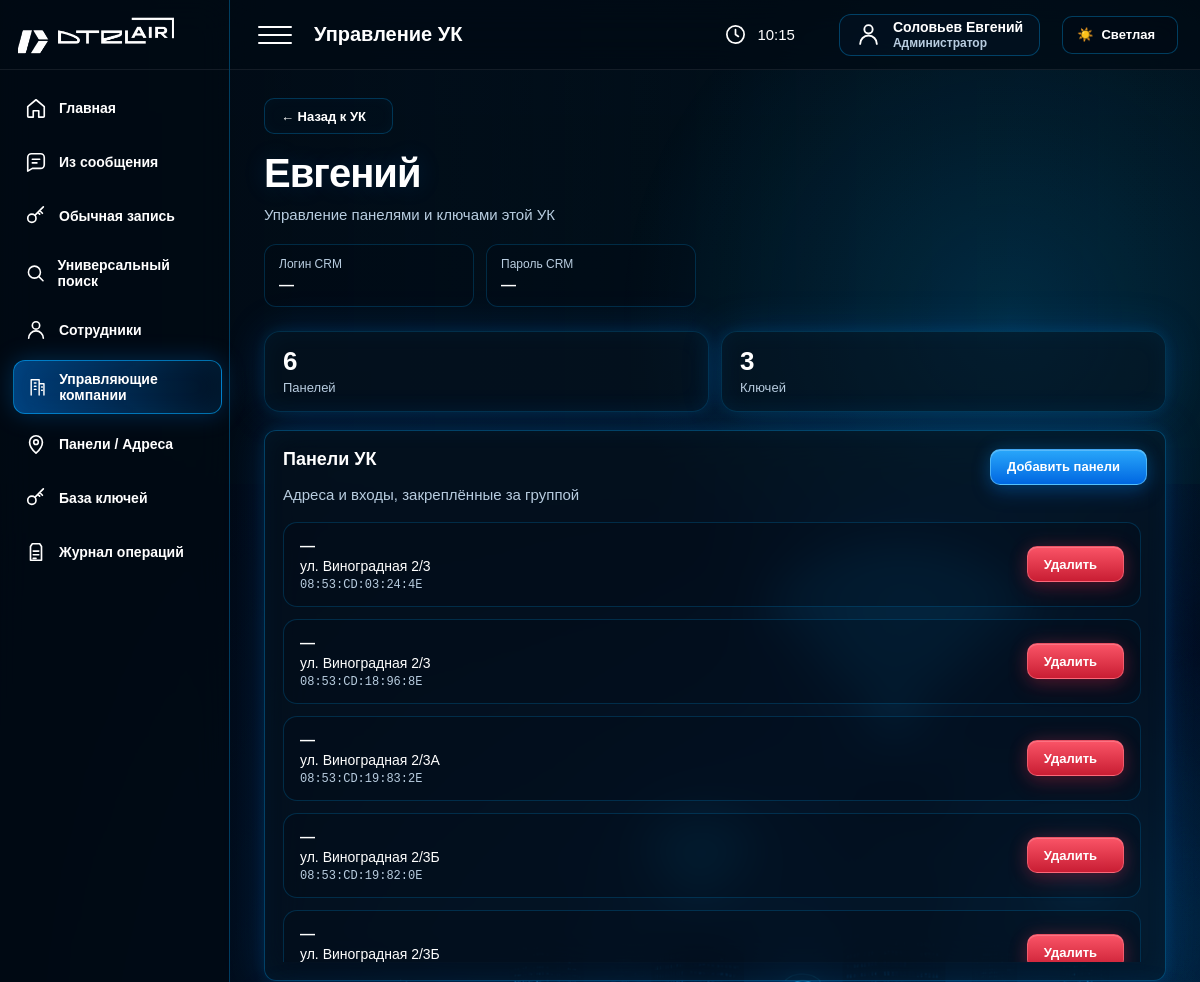
Before: /uk/1 (signed in, upper part) with the older database file.
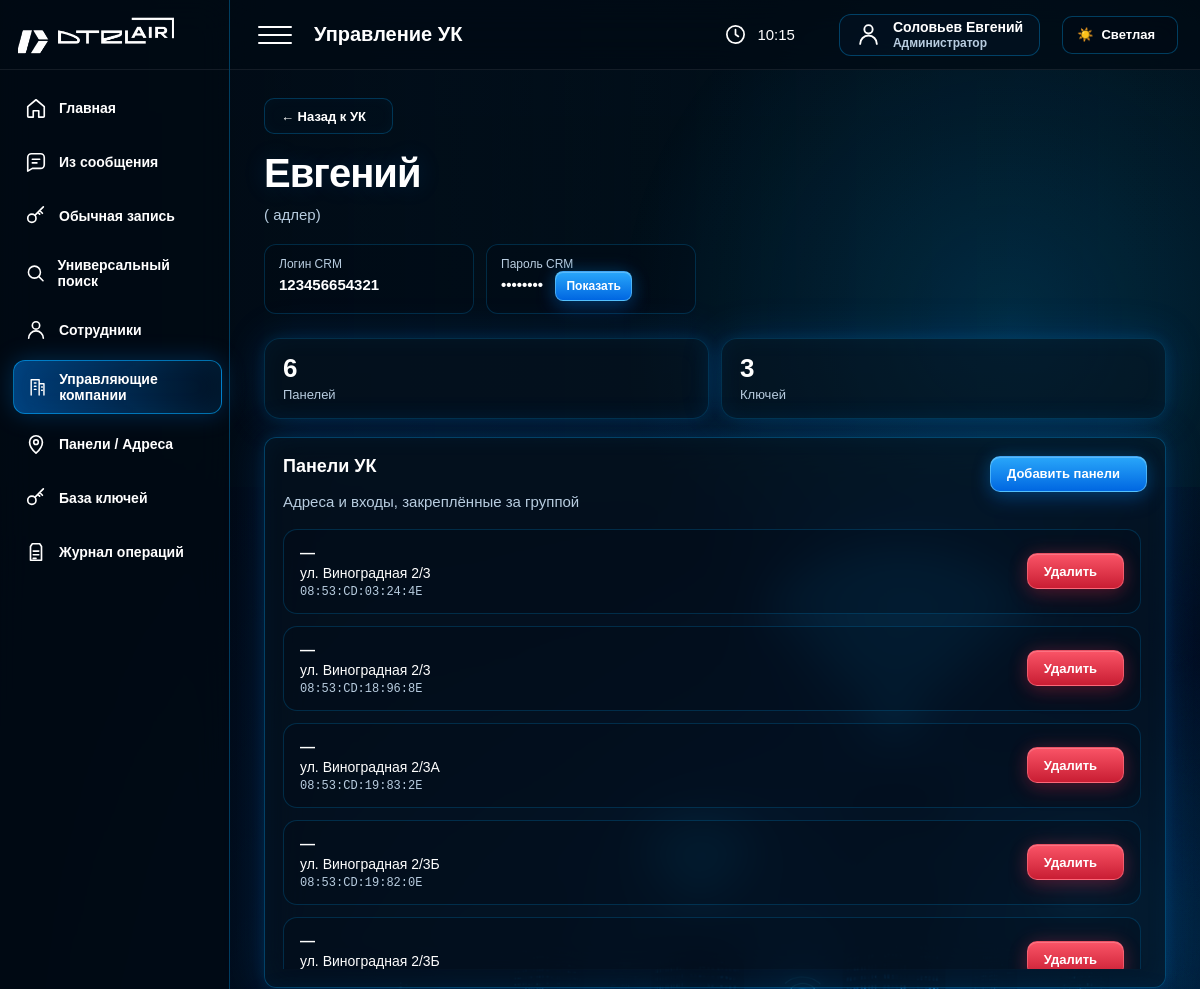
After: the same page with the newer database file.
### tables this page shows
CREATE TABLE uk_groups (
            id INTEGER PRIMARY KEY AUTOINCREMENT,
            name TEXT UNIQUE NOT NULL,
            note TEXT DEFAULT ''
        , crm_login TEXT DEFAULT '', crm_password TEXT DEFAULT '');

CREATE TABLE panels (
            id INTEGER PRIMARY KEY AUTOINCREMENT,
            address TEXT NOT NULL,
            entrance TEXT DEFAULT '',
            name TEXT NOT NULL,
            mac TEXT UNIQUE NOT NULL,
            tags TEXT DEFAULT '',
            enabled INTEGER DEFAULT 1,
            created_at TEXT DEFAULT CURRENT_TIMESTAMP
        );

### app/routers/uk.py (the view)
@router.get("/uk/{group_id}", response_class=HTMLResponse)
def uk_detail(
    request: Request,
    group_id: int,
):
    group = get_group(group_id)
    if not group:
        return RedirectResponse(
            url="/uk",
            status_code=303,
        )
    return templates.TemplateResponse(
        "uk_detail.html",
        {
            "request": request,
            "group": group,
            "group_panels": get_group_panels(group_id),
            "available_panels": get_available_panels(group_id),
            "group_keys": get_group_keys(group_id),
            "message": None,
        },
    )

### app/templates/uk_detail.html (shortened to what this page needs)
{% extends 'base.html' %}
{% block page_name %}Управление УК{% endblock %}
{% block content %}
<div class="hero-title uk-detail-hero">
    <div>
        <a class="btn btn-small btn-ghost" href="/uk">
            ← Назад к УК
        </a>
        <h1>{{ group.name }}</h1>
        <p class="subtitle">
            {{ group.note or 'Управление панелями и ключами этой УК' }}
        </p>
        <div class="uk-detail-crm">
            <div>
                <span>Логин CRM</span>
                <b>{{ group.crm_login or '—' }}</b>
            </div>
            <div>
                <span>Пароль CRM</span>
                <b
                    id="detailCrmPassword"
                    data-password="{{ group.crm_password or '' }}"
                >
                    {% if group.crm_password %}
                        ••••••••
                    {% else %}
                        —
                    {% endif %}
                </b>
                {% if group.crm_password %}
                <button
                    type="button"
                    class="uk-detail-password-toggle"
                    id="detailPasswordToggle"
                >
                    Показать
                </button>
                {% endif %}
            </div>
        </div>
    </div>
    <div class="uk-stats">
        <div>
            <b>{{ group_panels|length }}</b>
            <span>Панелей</span>
        </div>
        <div>
            <b>{{ group_keys|length }}</b>
            <span>Ключей</span>
        </div>
    </div>
</div>
<div class="uk-control-grid">
    <div class="panel uk-manage-panel">
        <div class="panel-head">
            <div>
                <h2>Панели УК</h2>
                <p class="subtitle">
                    Адреса и входы, закреплённые за группой
                </p>
            </div>
            <button
                type="button"
                class="btn btn-small"
                id="openPanelsModal"
            >
                Добавить панели
            </button>
        </div>
        {% if group_panels %}
        <div class="uk-items-list">
            {% for p in group_panels %}
            <div class="uk-item-row">
                <div>
                    <b>{{ p.entrance or '—' }}</b>
                    <span>{{ p.address }}</span>
                    <small>{{ p.mac }}</small>
                </div>
                <form
                    method="post"
                    action="/uk/{{ group.id }}/panels/remove"
                    onsubmit="return confirm('Убрать эту панель из УК?')"
                >
                    <button
                        type="submit"
                        class="danger-btn btn-small"
                    >
                        Удалить
                    </button>
                </form>
            </div>
            {% endfor %}
        </div>
        {% else %}
        <p class="warn">Панели пока не добавлены.</p>
        {% endif %}
    </div>
</div>
{% endblock %}

### app/templates/base.html (shortened to what this page needs)
<!DOCTYPE html>
<html lang="ru">
<head>
    <link rel="stylesheet" href="/static/css/style.css">
</head>
<body>
<div class="app-shell">
    <aside class="sidebar">
        <div class="brand">
            <img src="/static/img/logo.png" alt="DTEL AIR">
        </div>
        <nav class="sidebar-nav">
            <a class="nav-item" href="/">
                <svg viewBox="0 0 24 24"><path d="M3 10.5 12 3l9 7.5V21a1 1 0 0 1-1 1h-5v-7H9v7H4a1 1 0 0 1-1-1z"/></svg>
                <span>Главная</span>
            </a>
            <a class="nav-item" href="/message">
                <svg viewBox="0 0 24 24"><path d="M21 15a4 4 0 0 1-4 4H8l-5 3V7a4 4 0 0 1 4-4h10a4 4 0 0 1 4 4z"/><path d="M8 9h8M8 13h5"/></svg>
                <span>Из сообщения</span>
            </a>
            <a class="nav-item" href="/write/manual">
                <svg viewBox="0 0 24 24"><circle cx="7.5" cy="14.5" r="4.5"/><path d="m11 11 9-9M16 6l3 3M14 8l2 2"/></svg>
                <span>Обычная запись</span>
            </a>
            <a class="nav-item" href="/search">
                <svg viewBox="0 0 24 24"><circle cx="11" cy="11" r="7"/><path d="m16.5 16.5 4.5 4.5"/></svg>
                <span>Универсальный поиск</span>
            </a>
            <a class="nav-item" href="/employees">
                <svg viewBox="0 0 24 24"><path d="M20 21a8 8 0 0 0-16 0"/><circle cx="12" cy="7" r="4"/></svg>
                <span>Сотрудники</span>
            </a>
            <a class="nav-item" href="/uk">
                <svg viewBox="0 0 24 24"><path d="M4 22V3h10v19M14 8h6v14"/><path d="M8 7h2M8 11h2M8 15h2M17 12h1M17 16h1"/></svg>
                <span>Управляющие компании</span>
            </a>
            <a class="nav-item" href="/panels">
                <svg viewBox="0 0 24 24"><path d="M12 22s7-6.2 7-12a7 7 0 0 0-14 0c0 5.8 7 12 7 12z"/><circle cx="12" cy="10" r="2.5"/></svg>
                <span>Панели / Адреса</span>
            </a>
            <a class="nav-item" href="/keys">
                <svg viewBox="0 0 24 24"><circle cx="7.5" cy="14.5" r="4.5"/><path d="m11 11 9-9M16 6l3 3M14 8l2 2"/></svg>
                <span>База ключей</span>
            </a>
            <a class="nav-item" href="/log">
                <svg viewBox="0 0 24 24"><path d="M8 3h8l2 3v15H6V6z"/><path d="M9 11h6M9 15h6M9 19h3"/></svg>
                <span>Журнал операций</span>
            </a>
        </nav>
    </aside>
    <main class="main">
        <header class="topbar">
            <div class="topbar-left">
                <div class="burger">
                    <span></span>
                    <span></span>
                    <span></span>
                </div>
                <div class="top-title">
                    {% block page_name %}Панель управления{% endblock %}
                </div>
            </div>
            <div class="topbar-right">
                <div class="top-info">
                    <svg viewBox="0 0 24 24">
                        <circle cx="12" cy="12" r="9"/>
                        <path d="M12 7v5l3 2"/>
                    </svg>
                    <span id="live-time">--:--</span>
                </div>
                <a class="user-pill" href="/users" title="Пользователи">
                    <svg viewBox="0 0 24 24">
                        <path d="M20 21a8 8 0 0 0-16 0"/>
                        <circle cx="12" cy="7" r="4"/>
                    </svg>
                    <span class="user-pill-text">
                        <b>
                            {% if current_user(request) %}
                                {{ current_user(request)["full_name"] }}
                            {% else %}
                                Пользователь
                            {% endif %}
                        </b>
                        <small>
                            {% if current_user(request) %}
                                {% if current_user(request)["role"] == "admin" %}
                                    Администратор
                                {% else %}
                                    Оператор
                                {% endif %}
                            {% else %}
                                Гость
                            {% endif %}
                        </small>
                    </span>
                </a>
                <button type="button" class="theme-toggle theme-icon-only" id="themeToggle">
                    <span class="theme-icon">☀️</span>
                    <span class="theme-text">Светлая</span>
                </button>
            </div>
        </header>
        <section class="content">
            {% block content %}{% endblock %}
        </section>
    </main>
</div>
</body>
</html>

### app/static/css/base.css (style rules this page uses)
* { box-sizing: border-box; }
:root { --sidebar-width: 230px; --bg-color: #02111a; --text: #ffffff; --text-strong: #ffffff; --muted: #b8cde0; --panel: rgba(6, 20, 34, 0.58); --panel-strong: rgba(0, 10, 20, 0.72); --line: rgba(0, 170, 255, 0.32); --line-soft: rgba(0, 170, 255, 0.20); --soft: rgba(255, 255, 255, 0.08); --blue: #00aaff; --blue-2: #0b8fff; --green: #2cff9a; --red: #ff4a5f; --yellow: #ffc400; --field-bg: rgba(0, 10, 20, 0.72); --field-text: #ffffff; --field-border: rgba(0, 170, 255, 0.34); --hover-bg: rgba(0, 170, 255, 0.08); --hover-text: #ffffff; --shadow-panel: inset 0 0 24px rgba(0,170,255,.05), 0 0 14px rgba(0,170,255,.12), 0 0 42px rgba(0,120,255,.18); }
html, body { margin: 0; min-height: 100%; font-family: Arial, Helvetica, sans-serif; color: var(--text); background: linear-gradient( 90deg, rgba(0, 8, 17, 0.90) 0%, rgba(0, 12, 25, 0.62) 34%, rgba(0, 12, 25, 0.25) 66%, rgba(0, 12, 25, 0.04) 100% ), linear-gradient( 180deg, rgba(0, 8, 17, 0.08), rgba(0, 8, 17, 0.35) ), url("/static/img/hero.png") right center / contain fixed no-repeat; background-color: var(--bg-color); }
body::before { content: ""; position: fixed; inset: 0; pointer-events: none; background: radial-gradient(circle at 84% 18%, rgba(0, 170, 255, 0.18), transparent 22%), radial-gradient(circle at 76% 74%, rgba(0, 150, 255, 0.12), transparent 28%), radial-gradient(circle at 95% 52%, rgba(0, 190, 255, 0.08), transparent 20%); z-index: 0; }
h1 { margin: 0 0 10px; color: var(--text-strong); font-size: 40px; line-height: 1.05; font-weight: 900; letter-spacing: -1px; text-shadow: 0 0 24px rgba(0, 140, 255, 0.16); }
h2 { margin: 0 0 14px; color: var(--text-strong); font-size: 18px; }
p { margin: 0; }
.subtitle { margin: 0; color: var(--muted); font-size: 15px; line-height: 1.45; }

### app/static/css/components.css (style rules this page uses)
.panel, .card { background: var(--panel); color: var(--text); border: 1px solid var(--line); border-radius: 12px; backdrop-filter: blur(22px); box-shadow: var(--shadow-panel); transition: 0.22s; }
.panel { padding: 18px; }
.btn, button, input[type="submit"] { min-height: 42px; display: inline-flex; align-items: center; justify-content: center; gap: 10px; padding: 0 22px; color: #ffffff; background: linear-gradient(180deg, rgba(42, 170, 255, 0.98), rgba(0, 105, 230, 0.98)); border: 1px solid rgba(120, 215, 255, 0.55); border-radius: 12px; font-size: 14px; font-weight: 900; text-decoration: none; cursor: pointer; box-shadow: inset 0 1px 0 rgba(255, 255, 255, 0.22), 0 8px 20px rgba(0, 100, 220, 0.24), 0 0 18px rgba(0, 170, 255, 0.22); transition: transform .18s, background .18s, box-shadow .18s, border-color .18s; }
.btn::after { content: "→"; font-size: 18px; line-height: 1; }
.btn-small { min-height: 36px; height: 36px; padding: 0 16px; border-radius: 10px; font-size: 13px; }
.btn-small::after { content: ""; }
.btn-ghost { color: var(--text); background: rgba(0, 18, 34, 0.35); border: 1px solid rgba(0, 170, 255, 0.26); box-shadow: inset 0 0 14px rgba(0, 170, 255, 0.035); }
.danger-btn { color: #ffffff; background: linear-gradient(180deg, rgba(255, 86, 105, 0.98), rgba(205, 30, 52, 0.98)); border-color: rgba(255, 120, 135, 0.58); box-shadow: inset 0 1px 0 rgba(255, 255, 255, 0.18), 0 8px 20px rgba(180, 20, 40, 0.22), 0 0 18px rgba(255, 70, 95, 0.22); }
.panel-head, .panel-list-head, .panels-head { display: flex; align-items: flex-start; justify-content: space-between; gap: 18px; flex-wrap: wrap; margin-bottom: 16px; }
.theme-toggle { min-height: 38px; padding: 0 14px; gap: 8px; color: var(--text); background: rgba(0, 10, 20, 0.45); border: 1px solid var(--line); border-radius: 10px; font-size: 13px; box-shadow: none; }
.theme-toggle::after { content: ""; }

Changed rows visible on the page:
changed uk_groups "Евгений": note "Управление панелями и ключами этой УК" → "( адлер)"; crm_login "—" → "123456654321"; crm_password empty → "666" (drawn)
Other visible differences:
text now shown: "•••••••• Показать"
